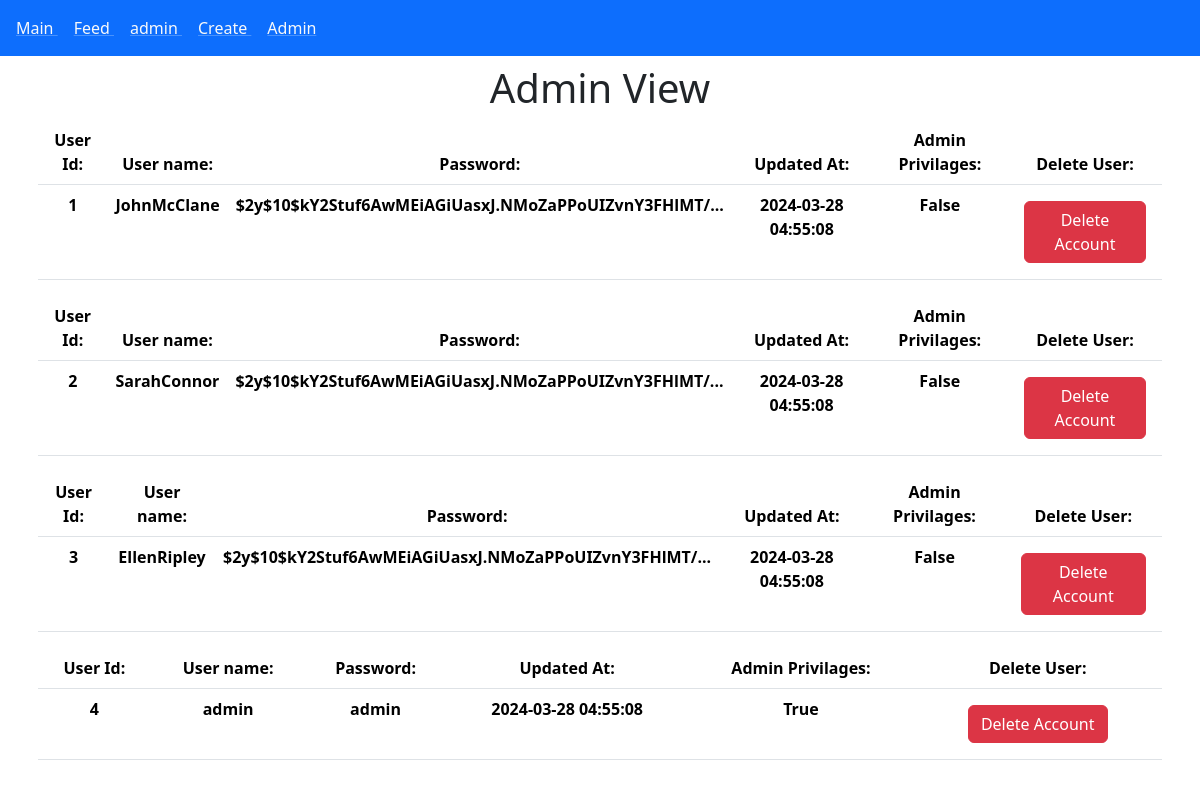
Screenshot of /admin.php (signed in) with the database file from the repository.
### tables this page shows
CREATE TABLE `users` (
  `user_id` int(11) NOT NULL,
  `username` varchar(50) NOT NULL,
  `email` varchar(50) NOT NULL,
  `password` varchar(255) NOT NULL,
  `updated_at` timestamp NOT NULL DEFAULT current_timestamp(),
  `is_admin` tinyint(1) DEFAULT 0
);

### admin.php (the view, shortened to what this page needs)
<?php
include 'config.php';
if(isset($_SESSION['username'])&& isset($_SESSION['user_id'])) {
  $user = $_SESSION['username'];
}else{
  $user = null;
  $uid = null;
}
?>
<!DOCTYPE html>
<html lang="en">
<head>
    <link href="https://cdn.jsdelivr.net/npm/bootstrap@5.3.2/dist/css/bootstrap.min.css" rel="stylesheet">
</head>
<body>
<nav class="navbar bg-primary ">
    <div class="col p-2">
      <a href="index.php" class="link-light link-underline-opacity-25 link-underline-opacity-100-hover p-2">
        Main
      </a>
      <a href="timeline.php" class="link-light link-underline-opacity-25 link-underline-opacity-100-hover p-2">
        Feed
      </a>
    <?php
        if($user == '' || $user == null){
            echo'
            <a href="register.html" class="link-light link-underline-opacity-25 link-underline-opacity-100-hover p-2">
                Register
            </a>
            <a href="signin.html" class="link-light link-underline-opacity-25 link-underline-opacity-100-hover p-2">
              Sign-In
            </a>';
        }else{
            echo'<a href="profile.php" class="link-light link-underline-opacity-25 link-underline-opacity-100-hover p-2">
            '.$user.'
            </a>
            <a href="create.php" class="link-light link-underline-opacity-25 link-underline-opacity-100-hover p-2">
                Create
            </a>';
        }
        if($_SESSION['is_admin'] == 1){
          echo"
          <a href='admin.php' class='link-light link-underline-opacity-25 link-underline-opacity-100-hover p-2'>
          Admin
        </a>";
        }
    ?>
    </div>
  </nav>
  <div class="container text-center p-2">
    <header>
      <h1>Admin View</h1>
      <?php
        if($_SESSION['is_admin']==1) {
            $sql = "SELECT * FROM users";
            $result = mysqli_query($conn, $sql);
            while ($row = mysqli_fetch_array($result)) {
      ?>
                <table class="table table-hover">
                <thead>
                    <tr>
                        <th scope="col">User Id:</th>
                        <th scope="col">User name:</th>
                        <th scope="col">Password:</th>
                        <th scope="col">Updated At:</th>
                        <th scope="col">Admin Privilages:</th>
                        <th scope="col">Delete User:</th>
                    </tr>
                </thead>
                <tbody>
                    <th><?php echo $row["user_id"]; ?></th>
                    <th><?php echo $row["username"]; ?></th>
                    <th><?php echo $row["password"]; ?></th>
                    <th><?php echo $row["updated_at"]; ?></th>
                    <th>
                        <?php
                            if($row["is_admin"]==1) {echo 'True';}
                            else {echo 'False';}
                        ?>
                    </th>
                    <th>
                        <form action="deleteAccount.php" type="post">
                            <button class="m-2 btn btn-danger" type="submit"> Delete Account</button>
                        </form>
                    </th>
                </tbody>
                </table>
                <?php
            }
        }
        else {
            header("Location: home.php");
        }
      ?>
    </header>
  </div>
</body>
</body>
</html>

### rows the page displays
users: user_id "1", username "JohnMcClane", password "$2y$10$kY2Stuf6AwMEiAGiUasxJ.NMoZaPPoUIZvnY3FHlMT/...", updated_at "2024-03-28 04:55:08", is_admin "False"
users: user_id "2", username "SarahConnor", password "$2y$10$kY2Stuf6AwMEiAGiUasxJ.NMoZaPPoUIZvnY3FHlMT/...", updated_at "2024-03-28 04:55:08", is_admin "False"
users: user_id "3", username "EllenRipley", password "$2y$10$kY2Stuf6AwMEiAGiUasxJ.NMoZaPPoUIZvnY3FHlMT/...", updated_at "2024-03-28 04:55:08", is_admin "False"
users: user_id "4", username "admin", password "admin", updated_at "2024-03-28 04:55:08", is_admin "True"

### other values shown
$user "admin"
